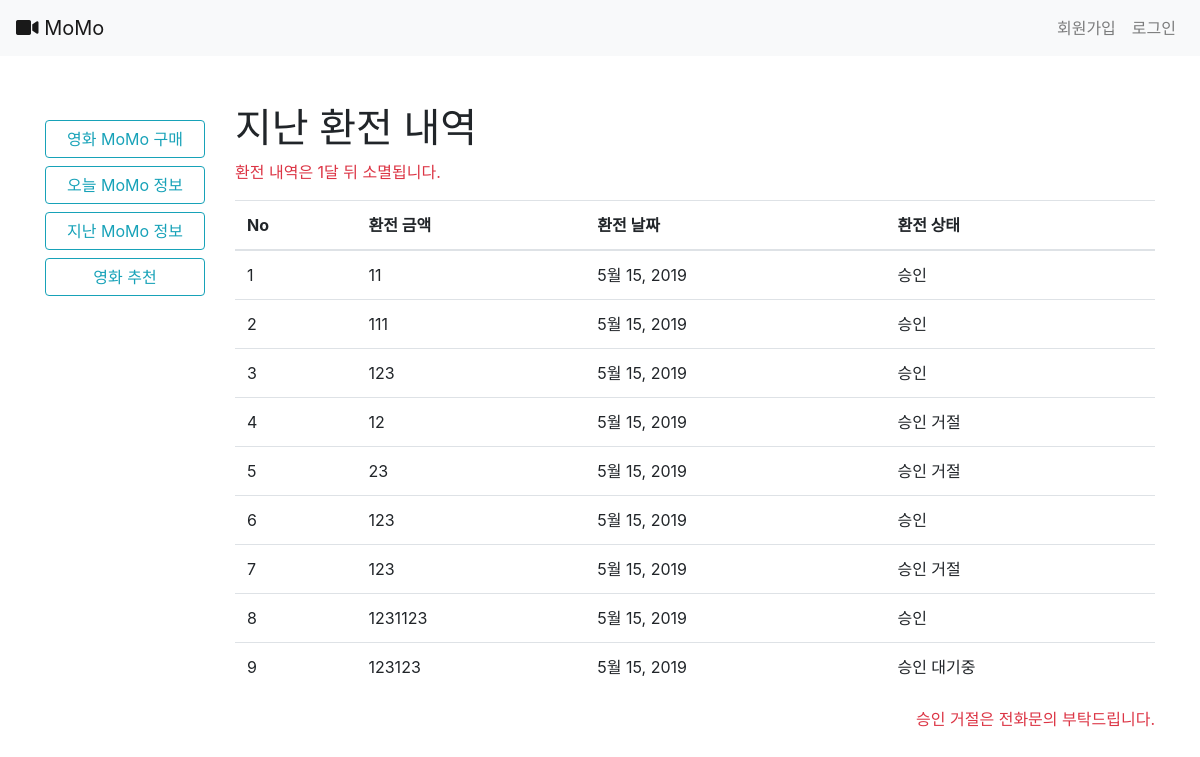
Before: /accounts/exchange/2/ with the older database file.
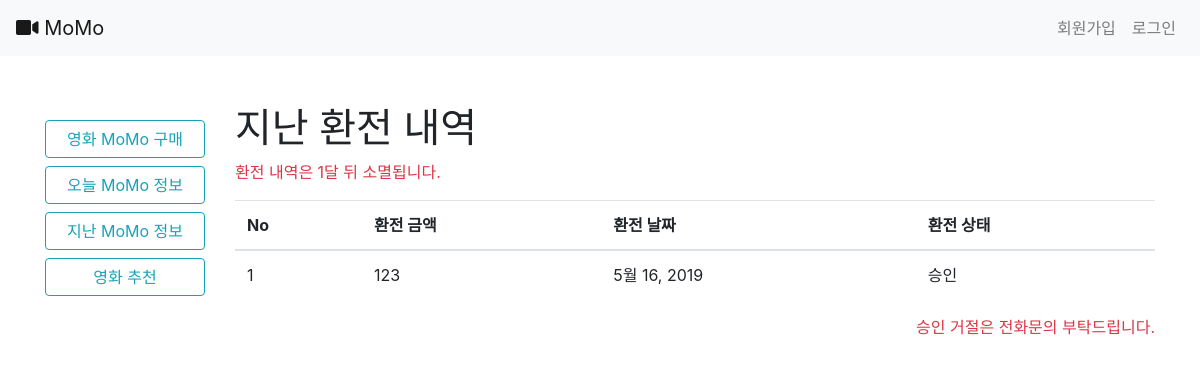
After: the same page with the newer database file.
### accounts/models.py (models this page shows, shortened)
class Money(models.Model):
    user = models.ForeignKey(settings.AUTH_USER_MODEL, on_delete = models.CASCADE)
    money = models.PositiveIntegerField(blank=False)
    status = models.TextField()
    date = models.DateField()
    check_date = models.DateField(null=True)

### accounts/views.py (the view)
# urls.py: path('exchange/<int:user_id>/', views.exchange, name='exchange'),
def exchange(request,user_id):
    user = get_object_or_404(get_user_model(), pk=user_id)
    money = Money.objects.filter(user=user).exclude(status='충전')
    context={
        'money':money
    }
    return render(request, 'accounts/exchange.html', context)

### accounts/templates/accounts/exchange.html (shortened to what this page needs)
{% extends 'base.html' %}
{% block body %}
<h1>지난 환전 내역</h1>
<p class="text-danger">환전 내역은 1달 뒤 소멸됩니다.</p>
<table class="table">
  <thead>
    <tr>
      <th scope="col">No</th>
      <th scope="col">환전 금액</th>
      <th scope="col">환전 날짜</th>
      <th scope="col">환전 상태</th>
    </tr>
  </thead>
  <tbody>
      {% for i in money %}
    <tr>
      <td scope="row"></td>
      <td>{{ i.money }}</td>
      <td>{{ i.date }}</td>
      <td>{{ i.status }}</td>
    </tr>
    {% endfor %}
  </tbody>
</table>
<p class="text-right text-danger">승인 거절은 전화문의 부탁드립니다.</p>
{% endblock %}

Changed rows visible on the page:
no longer on this page (row edited): Money: money "11", date "5월 15, 2019", status "승인"
no longer on this page (row edited): Money: money "111", date "5월 15, 2019", status "승인"
removed Money: money "123", date "5월 15, 2019", status "승인"
removed Money: money "12", date "5월 15, 2019", status "승인 거절"
removed Money: money "23", date "5월 15, 2019", status "승인 거절"
removed Money: money "123", date "5월 15, 2019", status "승인"
removed Money: money "123", date "5월 15, 2019", status "승인 거절"
removed Money: money "1231123", date "5월 15, 2019", status "승인"
removed Money: money "123123", date "5월 15, 2019", status "승인 대기중"
now on this page (row edited): Money: money "123", date "5월 16, 2019", status "승인"
